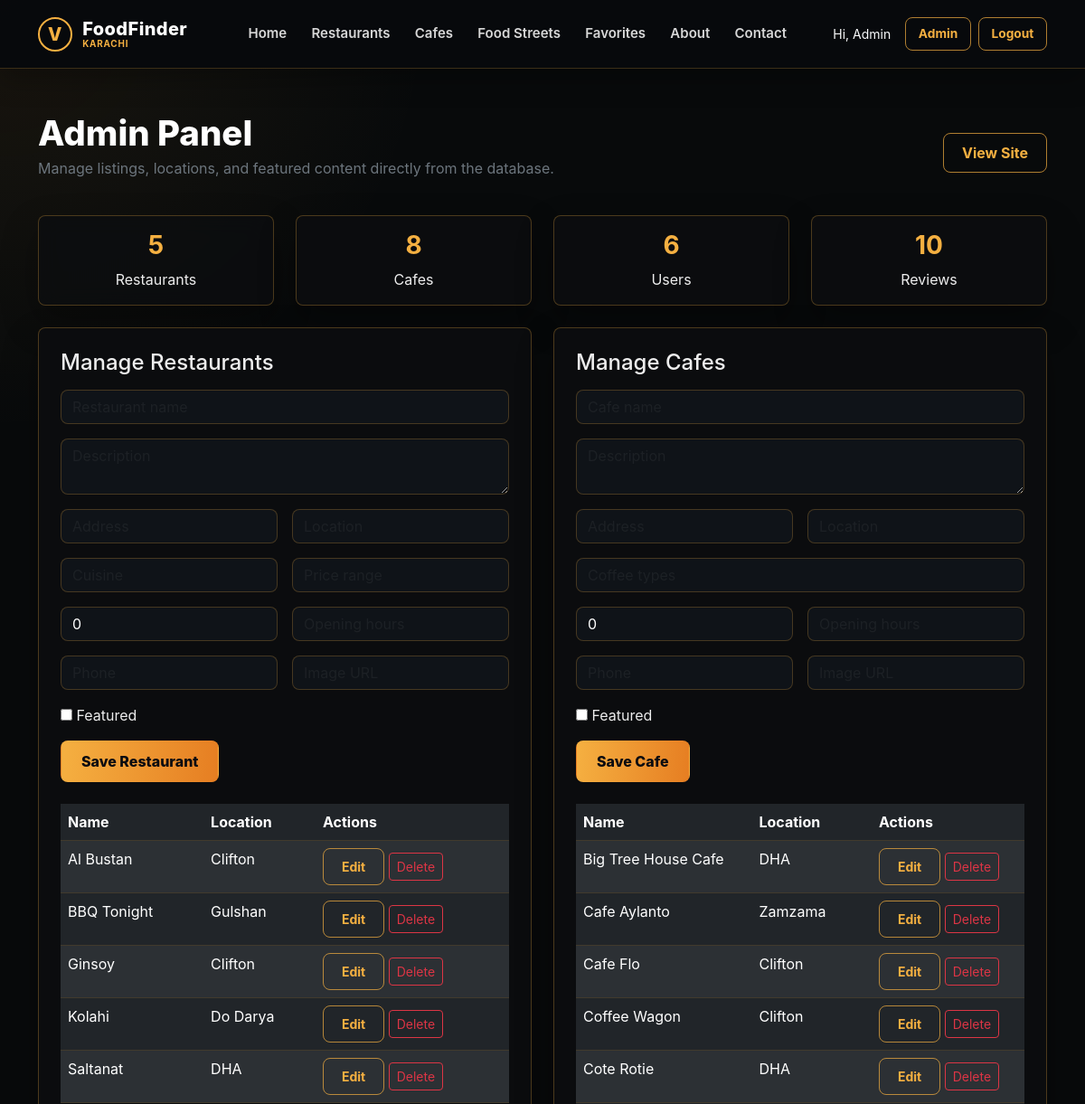
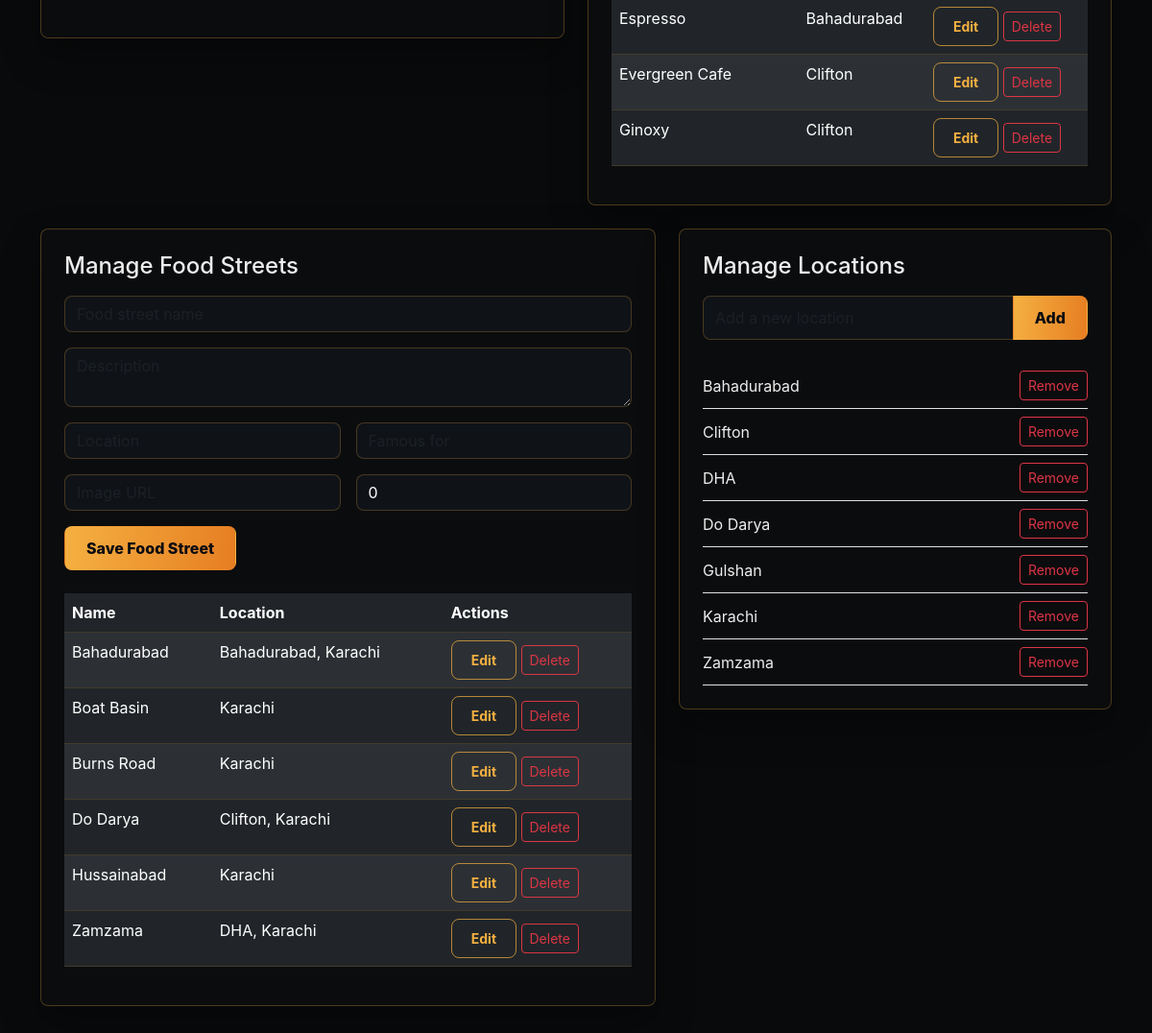
The page /admin-panel.php (signed in) on the database its author committed (2 pictures, top to bottom).
### tables this page shows
CREATE TABLE `users` (
  `id` int NOT NULL,
  `name` varchar(100) NOT NULL,
  `email` varchar(100) NOT NULL,
  `password` varchar(255) NOT NULL,
  `profile_image` varchar(255) DEFAULT 'default-avatar.png',
  `role` enum('user','admin') DEFAULT 'user',
  `created_at` timestamp NULL DEFAULT CURRENT_TIMESTAMP
);

CREATE TABLE `site_stats` (
  `id` int NOT NULL,
  `total_restaurants` int DEFAULT '0',
  `total_cafes` int DEFAULT '0',
  `total_users` int DEFAULT '0',
  `total_reviews` int DEFAULT '0',
  `updated_at` timestamp NULL DEFAULT CURRENT_TIMESTAMP ON UPDATE CURRENT_TIMESTAMP
);

CREATE TABLE `restaurants` (
  `id` int NOT NULL,
  `name` varchar(100) NOT NULL,
  `description` text,
  `address` varchar(255) DEFAULT NULL,
  `location` varchar(100) DEFAULT NULL,
  `cuisine` varchar(100) DEFAULT NULL,
  `price_range` varchar(50) DEFAULT NULL,
  `rating` decimal(2,1) DEFAULT '0.0',
  `opening_hours` varchar(255) DEFAULT NULL,
  `phone` varchar(50) DEFAULT NULL,
  `image` varchar(255) DEFAULT NULL,
  `featured` tinyint(1) DEFAULT '0',
  `created_at` timestamp NULL DEFAULT CURRENT_TIMESTAMP
);

CREATE TABLE `cafes` (
  `id` int NOT NULL,
  `name` varchar(100) NOT NULL,
  `description` text,
  `address` varchar(255) DEFAULT NULL,
  `location` varchar(100) DEFAULT NULL,
  `coffee_types` text,
  `rating` decimal(2,1) DEFAULT '0.0',
  `opening_hours` varchar(255) DEFAULT NULL,
  `phone` varchar(50) DEFAULT NULL,
  `image` varchar(255) DEFAULT NULL,
  `featured` tinyint(1) DEFAULT '0',
  `created_at` timestamp NULL DEFAULT CURRENT_TIMESTAMP
);

CREATE TABLE `food_streets` (
  `id` int NOT NULL,
  `name` varchar(100) NOT NULL,
  `description` text,
  `location` varchar(255) DEFAULT NULL,
  `famous_for` text,
  `image` varchar(255) DEFAULT NULL,
  `rating` decimal(2,1) DEFAULT '0.0',
  `created_at` timestamp NULL DEFAULT CURRENT_TIMESTAMP
);

CREATE TABLE `locations` (
  `id` int NOT NULL,
  `name` varchar(100) NOT NULL,
  `created_at` timestamp NULL DEFAULT CURRENT_TIMESTAMP
);

### admin-panel.php (the view, shortened to what the rows shown need)
<?php
include 'config/database.php';
$conn = getConnection();
$restaurants = $conn->query("SELECT * FROM restaurants ORDER BY name");
$cafes = $conn->query("SELECT * FROM cafes ORDER BY name");
$streets = $conn->query("SELECT * FROM food_streets ORDER BY name");
$locations = $conn->query("SELECT * FROM locations ORDER BY name");
$stats = getSiteStats($conn);
?>
<!DOCTYPE html>
<html lang="en">
<head>
    <link href="https://cdn.jsdelivr.net/npm/bootstrap@5.3.0-alpha1/dist/css/bootstrap.min.css" rel="stylesheet">
    <link rel="stylesheet" href="assets/style.css?v=20260712">
</head>
<body>
    <?php include 'includes/nav.php'; ?>
    <section class="container py-5">
        <div class="d-flex justify-content-between align-items-center mb-4">
            <div>
                <h1 class="section-title mb-1">Admin Panel</h1>
            </div>
        </div>
        <div class="row g-4 mb-4">
            <div class="col-md-3">
                <div class="glass-card p-3 text-center">
                    <h3 class="fw-bold text-gold"><?php echo $stats['total_restaurants']; ?></h3>
                    <p class="mb-0">Restaurants</p>
                </div>
            </div>
            <div class="col-md-3">
                <div class="glass-card p-3 text-center">
                    <h3 class="fw-bold text-gold"><?php echo $stats['total_cafes']; ?></h3>
                    <p class="mb-0">Cafes</p>
                </div>
            </div>
            <div class="col-md-3">
                <div class="glass-card p-3 text-center">
                    <h3 class="fw-bold text-gold"><?php echo $stats['total_users']; ?></h3>
                    <p class="mb-0">Users</p>
                </div>
            </div>
            <div class="col-md-3">
                <div class="glass-card p-3 text-center">
                    <h3 class="fw-bold text-gold"><?php echo $stats['total_reviews']; ?></h3>
                    <p class="mb-0">Reviews</p>
                </div>
            </div>
        </div>
        <div class="row g-4">
            <div class="col-lg-6">
                <div class="glass-card p-4 mb-4">
                    <div class="table-responsive mt-4">
                        <table class="table table-dark table-striped">
                            <thead>
                                <tr>
                                    <th>Name</th>
                                    <th>Location</th>
                                    <th>Actions</th>
                                </tr>
                            </thead>
                            <tbody>
                                <?php while ($row = $restaurants->fetch_assoc()): ?>
                                    <tr>
                                        <td><?php echo htmlspecialchars($row['name']); ?></td>
                                        <td><?php echo htmlspecialchars($row['location']); ?></td>
                                        <td>
                                            <a href="admin-panel.php?edit_restaurant=<?php echo $row['id']; ?>" class="btn btn-sm btn-outline-gold">Edit</a>
                                            <form method="POST" class="d-inline">
                                                <button class="btn btn-sm btn-outline-danger">Delete</button>
                                            </form>
                                        </td>
                                    </tr>
                                <?php endwhile; ?>
                            </tbody>
                        </table>
                    </div>
                </div>
            </div>
            <div class="col-lg-6">
                <div class="glass-card p-4 mb-4">
                    <div class="table-responsive mt-4">
                        <table class="table table-dark table-striped">
                            <thead>
                                <tr>
                                    <th>Name</th>
                                    <th>Location</th>
                                    <th>Actions</th>
                                </tr>
                            </thead>
                            <tbody>
                                <?php while ($row = $cafes->fetch_assoc()): ?>
                                    <tr>
                                        <td><?php echo htmlspecialchars($row['name']); ?></td>
                                        <td><?php echo htmlspecialchars($row['location']); ?></td>
                                        <td>
                                            <a href="admin-panel.php?edit_cafe=<?php echo $row['id']; ?>" class="btn btn-sm btn-outline-gold">Edit</a>
                                            <form method="POST" class="d-inline">
                                                <button class="btn btn-sm btn-outline-danger">Delete</button>
                                            </form>
                                        </td>
                                    </tr>
                                <?php endwhile; ?>
                            </tbody>
                        </table>
                    </div>
                </div>
            </div>
        </div>
        <div class="row g-4">
            <div class="col-lg-7">
                <div class="glass-card p-4 mb-4">
                    <div class="table-responsive mt-4">
                        <table class="table table-dark table-striped">
                            <thead>
                                <tr>
                                    <th>Name</th>
                                    <th>Location</th>
                                    <th>Actions</th>
                                </tr>
                            </thead>
                            <tbody>
                                <?php while ($row = $streets->fetch_assoc()): ?>
                                    <tr>
                                        <td><?php echo htmlspecialchars($row['name']); ?></td>
                                        <td><?php echo htmlspecialchars($row['location']); ?></td>
                                        <td>
                                            <a href="admin-panel.php?edit_street=<?php echo $row['id']; ?>" class="btn btn-sm btn-outline-gold">Edit</a>
                                            <form method="POST" class="d-inline">
                                                <button class="btn btn-sm btn-outline-danger">Delete</button>
                                            </form>
                                        </td>
                                    </tr>
                                <?php endwhile; ?>
                            </tbody>
                        </table>
                    </div>
                </div>
            </div>
            <div class="col-lg-5">
                <div class="glass-card p-4">
                    <div class="mt-4">
                        <?php while ($location = $locations->fetch_assoc()): ?>
                            <div class="d-flex justify-content-between align-items-center border-bottom py-2">
                                <span><?php echo htmlspecialchars($location['name']); ?></span>
                                <form method="POST" class="d-inline">
                                    <button class="btn btn-sm btn-outline-danger">Remove</button>
                                </form>
                            </div>
                        <?php endwhile; ?>
                    </div>
                </div>
            </div>
        </div>
    </section>
</body>
</html>

### includes/nav.php (shortened to what the rows shown need)
<?php
$user = function_exists('getCurrentUser') ? getCurrentUser() : null;
?>
<nav class="navbar navbar-expand-lg fixed-top vision-site-nav">
    <div class="container">
        <div class="collapse navbar-collapse" id="navbarNav">
            <div class="d-flex align-items-center gap-2 nav-auth-actions">
                <?php if ($user): ?>
                    <?php $displayName = ($user['role'] === 'admin') ? 'Admin' : $user['name']; ?>
                    <span class="text-light small me-2">Hi, <?php echo htmlspecialchars($displayName); ?></span>
                    <?php if ($user['role'] === 'admin'): ?>
                        <a href="admin-panel.php" class="btn btn-outline-gold btn-sm">Admin</a>
                    <?php endif; ?>
                    <a href="logout.php" class="btn btn-outline-gold btn-sm">Logout</a>
                <?php else: ?>
                    <a href="login.php" class="btn btn-outline-gold btn-sm">Login</a>
                    <a href="signup.php" class="btn btn-gold btn-sm">Sign Up</a>
                <?php endif; ?>
            </div>
        </div>
    </div>
</nav>

### rows shown on the page
users: role "Admin"
site_stats: total_restaurants "5", total_cafes "8", total_users "6", total_reviews "10"
restaurants: name "Al Bustan", location "Clifton"
restaurants: name "BBQ Tonight", location "Gulshan"
restaurants: name "Ginsoy", location "Clifton"
restaurants: name "Kolahi", location "Do Darya"
restaurants: name "Saltanat", location "DHA"
cafes: name "Big Tree House Cafe", location "DHA"
cafes: name "Cafe Aylanto", location "Zamzama"
cafes: name "Cafe Flo", location "Clifton"
cafes: name "Coffee Wagon", location "Clifton"
cafes: name "Cote Rotie", location "DHA"
cafes: name "Espresso", location "Bahadurabad"
cafes: name "Evergreen Cafe", location "Clifton"
cafes: name "Ginoxy", location "Clifton"
food_streets: name "Bahadurabad", location "Bahadurabad, Karachi"
food_streets: name "Boat Basin", location "Karachi"
food_streets: name "Burns Road", location "Karachi"
food_streets: name "Do Darya", location "Clifton, Karachi"
food_streets: name "Hussainabad", location "Karachi"
food_streets: name "Zamzama", location "DHA, Karachi"
locations: name "Bahadurabad"
locations: name "Clifton"
locations: name "DHA"
locations: name "Do Darya"
locations: name "Gulshan"
locations: name "Karachi"
locations: name "Zamzama"
